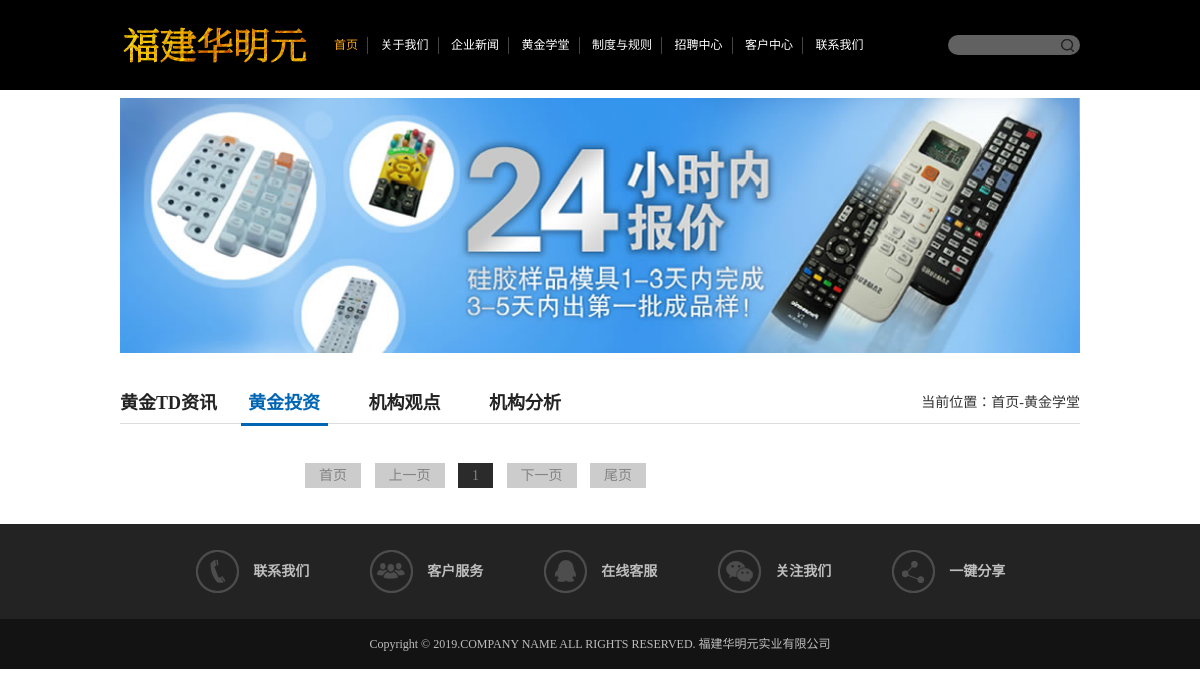
Before: /golds/golds_tz/ with the older database file.
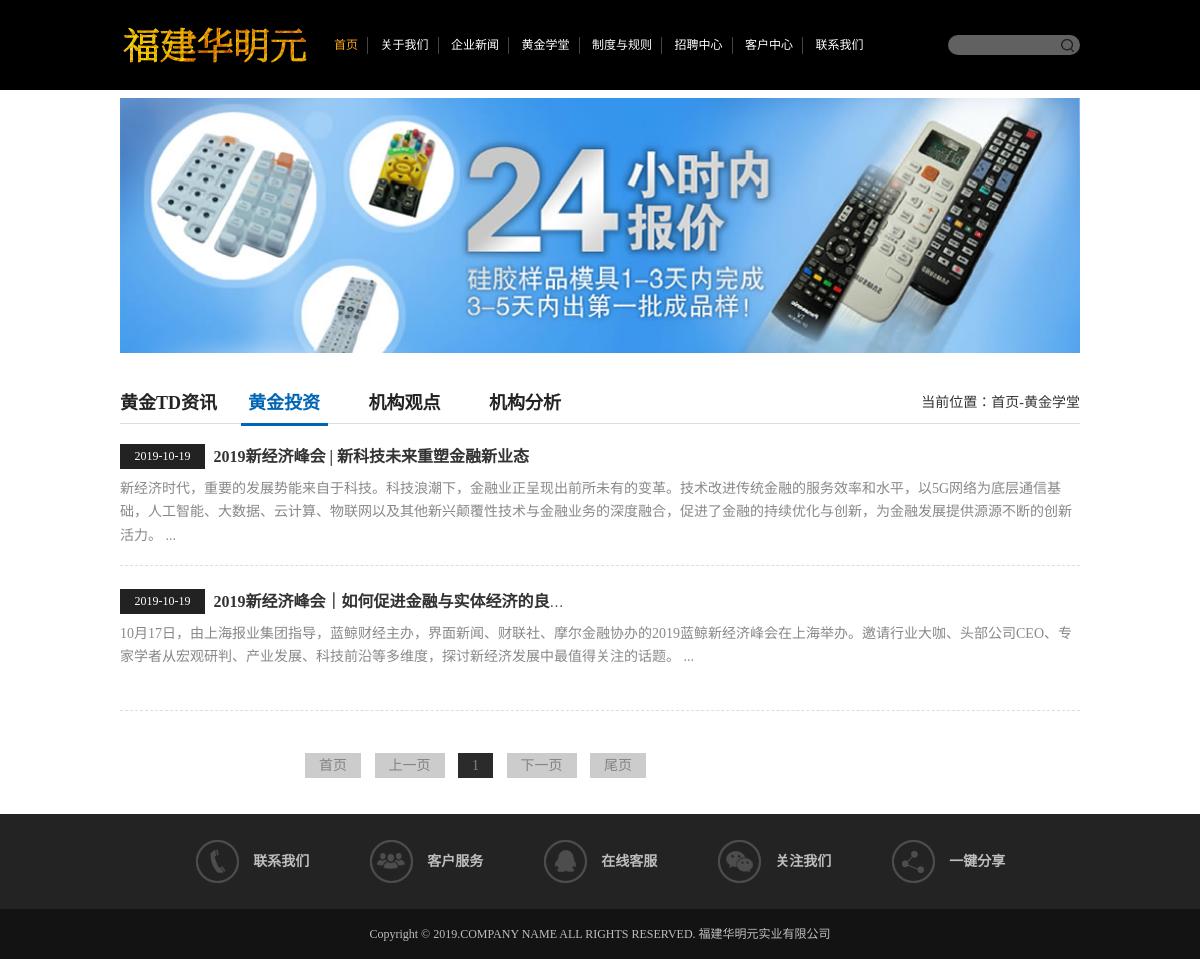
After: the same page with the newer database file.
### apps/golds/models.py (models this page shows, shortened)
class Golds(models.Model):
    title = models.CharField(max_length=50, verbose_name="新闻标题", help_text="新闻标题")
    author = models.CharField(max_length=20, verbose_name="新闻来源", help_text="新闻来源")
    gold_type = models.ForeignKey(GoldType, on_delete=models.DO_NOTHING, verbose_name="黄金学堂", help_text="黄金学堂")
    read_num = models.IntegerField(default=0, verbose_name="阅读次数", help_text="阅读次数")
    text = models.TextField(max_length=500, verbose_name="文章摘要", help_text="文章摘要")
    content = RichTextUploadingField(verbose_name="文章", help_text="文章")
    created_time = models.DateTimeField(auto_now_add=True,verbose_name="发布时间", help_text="发布时间")
    class Meta:
        ordering = ["id", '-created_time']
        db_table = "tb_gold"  # 指明数据库表名
        verbose_name = "黄金新闻"  # 在admin站点中显示的名称
        verbose_name_plural = verbose_name  # 显示的复数名称

### apps/golds/views.py (the view)
# urls.py: path('golds_tz/', views.golds_tz,name="golds_tz"),
def golds_tz(request):
    golds_all_list = Golds.objects.only("id","title","created_time","text").filter(gold_type=2).order_by("-created_time")
    paginator = Paginator(golds_all_list, 5)
    page_num = request.GET.get('page', 1)
    page_of_news = paginator.get_page(page_num)
    golds = page_of_news.object_list
    currentr_page_num = page_of_news.number
    page_range = [x for x in range(int(currentr_page_num) - 2, int(currentr_page_num) + 3) if
                  0 < x <= paginator.num_pages]
    return render(request,"golds/golds_tz.html",locals())

### templates/golds/golds_tz.html (shortened to what this page needs)
{% extends "index/base.html" %}
{% block banner %}
<div class="banner banner_s"><img src="../../static/upload/banner.jpg" alt="黄金学堂"/></div>
{% endblock %}
{% block main %}
<div class="space_hx">&nbsp;</div>
<div class="scd clearfix">
	<div class="scd_top">
    	<div class="s_nav">
        	<a href="{% url 'golds' %}"><span>黄金TD资讯</span></a>
            <a href="{% url 'golds_tz' %}" class="active"><span>黄金投资</span></a>
            <a href="{% url 'golds_gd' %}"><span>机构观点</span></a>
            <a href="{% url 'golds_fx' %}"><span>机构分析</span></a>
        </div>
        <div class="pst">
        	当前位置：<a href="{% url 'index' %}">首页</a>-<a href="javascript:void(0);">黄金学堂</a>
        </div>
    </div>
        <div class="news">
            <div class="new_m">
                {% for gold in golds %}
                    <div class="n_m" >
                        <div class="title">
                            <span>{{ gold.created_time|date:"Y-m-d" }}</span>
                            <p class="name"><a href="{% url 'golds_d' gold.id %}" target="_blank" ><b>{{ gold.title }}</b></a></p>
                        </div>
                        <div class="des">
                            {{ gold.text }} ...
                        </div>
                    </div>
                {% endfor %}
            </div>
        </div>
    <div class="space_hx">&nbsp;</div>
    <div class="fenye_box">
    	<a href="?page=1">首页</a>
            {% if page_of_news.has_previous %}
                <a href="?page={{ page_of_news.previous_page_number }}" aria-label="Previous">上一页</a>
            {% else %}
                <a aria-hidden="true">上一页</a>
            {% endif %}
            {% for page_num in page_range %}
                {% if page_num == page_of_news.number %}
                    <a  class="on" style="background-color: #2b2b2b">{{ page_num }}</a>
                {% else %}
                    <a href="?page={{ page_num }}">{{ page_num }}</a>
                {% endif %}
            {% endfor %}
            {% if page_of_news.has_next %}
                <a href="?page={{ page_of_news.next_page_number }}" aria-label="Next">下一页</a>
            {% else %}
                <a aria-hidden="true">下一页</a>
            {% endif %}
           <a href="?page={{ paginator.num_pages }}">尾页</a>
    </div>
    </div>
{% endblock %}

Changed rows visible on the page:
added Golds: created_time "2019-10-19", title "2019新经济峰会 | 新科技未来重塑金融新业态", text "新经济时代，重要的发展势能来自于科技。科技浪潮下，金融业正呈现出前所未有的变革。技术改进传统金融的服务效率和水平，以5G网络为底层通信基础，人工智能、大数据、云计算、物联网以及其他新兴颠覆性技术与金融业务的深度融合，促进了金融的持续优化与创新，为金融发展提供源源不断的创新活力。"
added Golds: created_time "2019-10-19", title "2019新经济峰会｜如何促进金融与实体经济的良…", text "10月17日，由上海报业集团指导，蓝鲸财经主办，界面新闻、财联社、摩尔金融协办的2019蓝鲸新经济峰会在上海举办。邀请行业大咖、头部公司CEO、专家学者从宏观研判、产业发展、科技前沿等多维度，探讨新经济发展中最值得关注的话题。"
